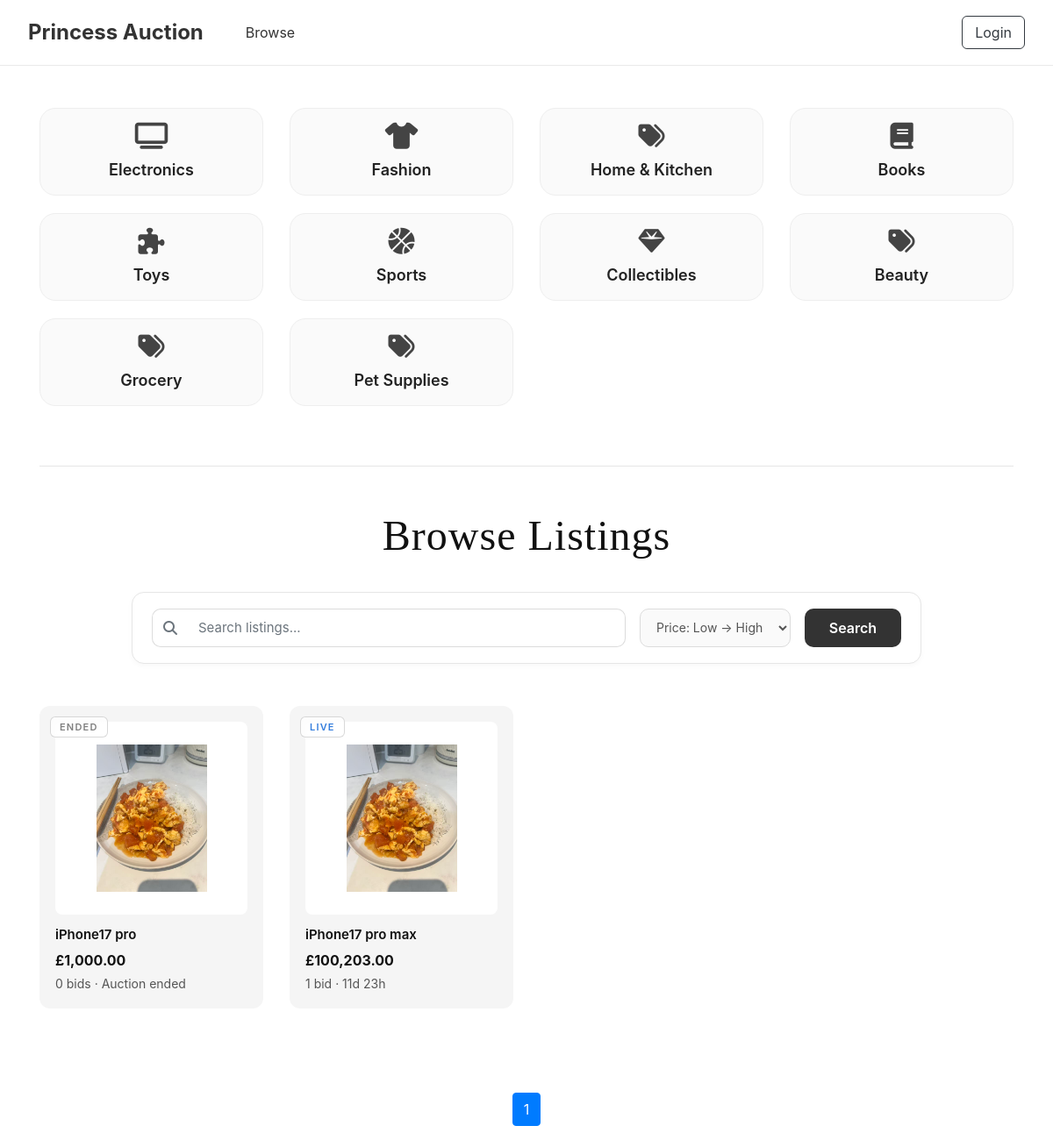
Page /browse.php?cat=1 on the earlier database version.
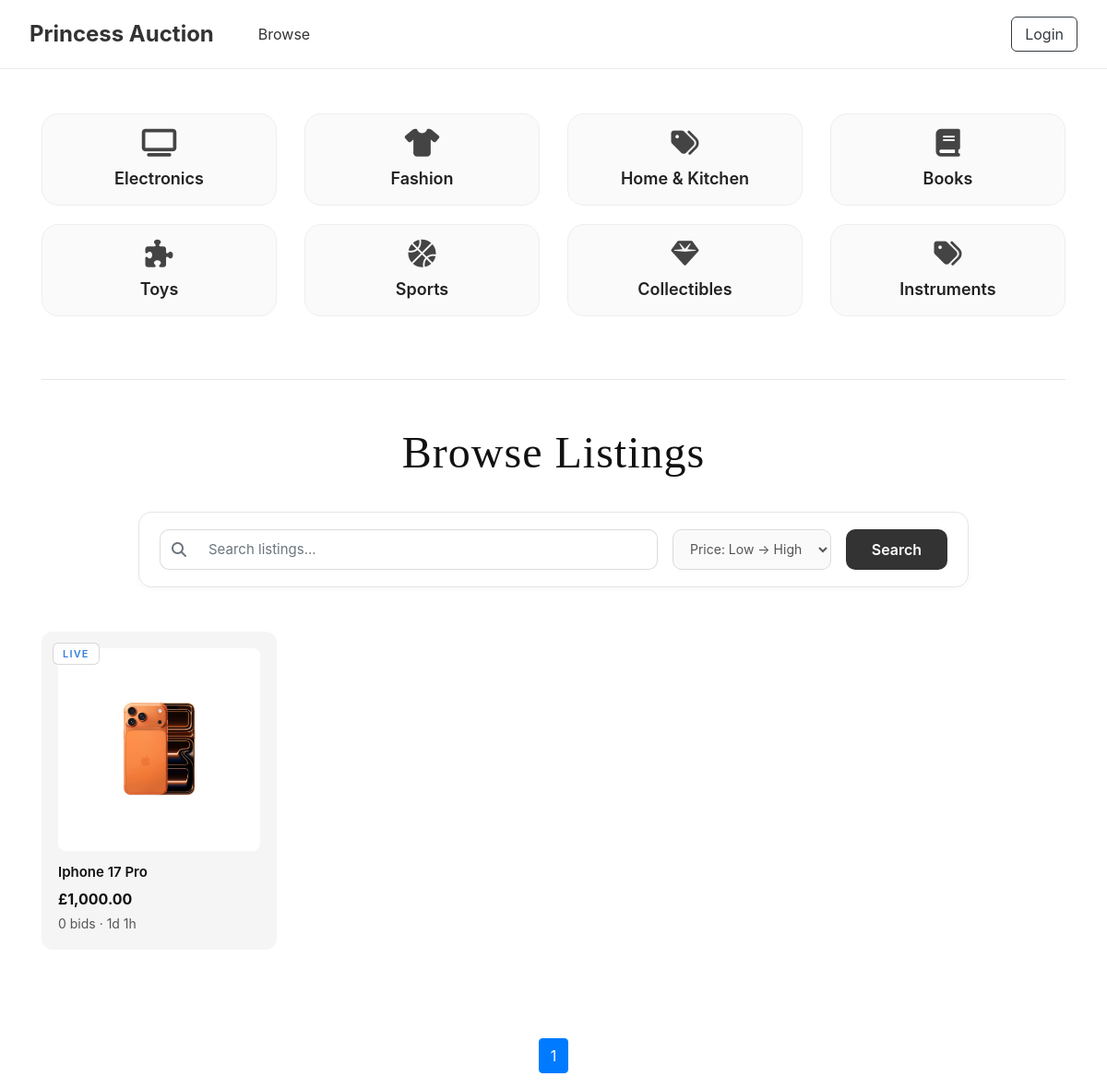
Same page on the later database version.
### tables this page shows
CREATE TABLE `category` (
  `category_id` int(11) NOT NULL,
  `category_name` varchar(100) NOT NULL
);

CREATE TABLE `auction` (
  `auction_id` int(11) NOT NULL,
  `item_id` int(11) NOT NULL,
  `start_price` decimal(10,2) NOT NULL CHECK (`start_price` > 0),
  `reserve_price` decimal(10,2) NOT NULL CHECK (`reserve_price` >= 0),
  `start_time` datetime DEFAULT current_timestamp(),
  `end_time` datetime NOT NULL,
  `status` enum('Sched','Live','Closed','Unsold') DEFAULT 'Sched'
);

CREATE TABLE `Item` (
  `item_id` int(11) NOT NULL,
  `seller_id` int(11) NOT NULL,
  `category_id` int(11) DEFAULT NULL,
  `title` varchar(255) NOT NULL,
  `description` text DEFAULT NULL,
  `condition` varchar(50) NOT NULL,
  `date_created` datetime DEFAULT current_timestamp()
);

CREATE TABLE `image` (
  `image_id` int(11) NOT NULL,
  `item_id` int(11) NOT NULL,
  `path` varchar(255) NOT NULL,
  `sort_order` int(11) DEFAULT 0
);

### browse.php (the view, shortened to what this page needs)
<?php require("utilities.php")?>
<?php include_once("header.php")?>
<link rel="stylesheet" href="https://cdnjs.cloudflare.com/ajax/libs/font-awesome/6.5.0/css/all.min.css">
<div class="container my-5">
  <div class="row gy-4 gx-4">
    <?php
    $conn = connectDB();
    $icons = [
      "Electronics"   => "fa-solid fa-tv",
      "Fashion"       => "fa-solid fa-shirt",
      "Home & Kitchen"=> "fa-solid fa-couch",
      "Books"         => "fa-solid fa-book",
      "Toys"          => "fa-solid fa-puzzle-piece",
      "Sports"        => "fa-solid fa-basketball",
      "Collectibles"  => "fa-solid fa-gem",
      "Others"        => "fa-solid fa-box"
    ];
    $sql = "SELECT category_id, category_name FROM category";
    $result = $conn->query($sql);
    while ($row = $result->fetch_assoc()) {
        $cat_id = $row['category_id'];
        $cat_name = htmlspecialchars($row['category_name']);
        $icon_class = isset($icons[$cat_name]) ? $icons[$cat_name] : "fa-solid fa-tags";
        echo '
        <div class="col-6 col-md-3">
            <a href="browse.php?cat=' . $cat_id . '" style="text-decoration:none;">
                <div class="category-card">
                    <i class="category-icon ' . $icon_class . '"></i>
                    <div class="category-name">' . $cat_name . '</div>
                </div>
            </a>
        </div>';
    }
    ?>
  </div>
</div>
<div class="container">
<div style="
  width:100%;
  height:1px;
  background:#e6e6e6;
  margin-bottom:25px;
"></div>
<h2 style="
    font-family: 'Playfair Display', serif;
    text-align:center;
    font-size: 48px;
    font-weight: 500;
    letter-spacing: 1px;
    margin: 50px 0 35px 0;
    color:#111;
">
  Browse Listings
</h2>
<div id="searchSpecs" class="mt-4 mb-4">
  <div style="
      background:white;
      border:1px solid #e6e6e6;
      border-radius:14px;
      padding:18px 22px;
      max-width:900px;
      margin:0 auto;
      box-shadow:0 2px 6px rgba(0,0,0,0.03);
  ">
    <form method="get" action="browse.php">
  <div class="search-bar-wrapper">
    <div class="flex-grow-1">
      <div class="input-group search-input-group">
        <span class="input-group-text">
          <i class="fa fa-search text-muted"></i>
        </span>
        <input type="text"
               class="form-control"
               name="keyword"
               placeholder="Search listings...">
      </div>
    </div>
    <select name="order_by" class="search-select">
      <option value="pricelow">Price: Low → High</option>
    </select>
    <button class="search-btn">Search</button>
  </div>
</form>
  </div>
</div>
</div>
<?php
  $category = $_GET['cat'] ?? 'all';
  $ordering = $_GET['order_by'] ?? 'pricelow';
  $curr_page = isset($_GET['page']) ? intval($_GET['page']) : 1;
  $connection = connectDB();
  $query = "
    SELECT i.item_id, i.title, i.description, a.start_price, a.reserve_price, a.end_time, a.auction_id
    FROM Item i
    JOIN Auction a ON i.item_id = a.item_id
    WHERE 1 = 1
  ";
  if ($category !== 'all') {
      $safe_cat = mysqli_real_escape_string($connection, $category);
      $query .= " AND i.category_id = '$safe_cat'";
  }
  switch ($ordering) {
      default:
          $query .= " ORDER BY a.start_price ASC";
  }
  $result = mysqli_query($connection, $query);
  $num_results = mysqli_num_rows($result);
  $results_per_page = 8;
  $max_page = ceil($num_results / $results_per_page);
?>
<div class="container mt-5">
<div class="row">
<?php
  if ($num_results == 0) {
      echo '<div class="alert alert-info">No auctions found.</div>';
  } else {
      while ($row = mysqli_fetch_assoc($result)) {
          $item_id = $row['item_id'];
          $title = $row['title'];
          $description = $row['description'];
$auction_id = $row['auction_id'];
$sql_max = "SELECT MAX(bid_amount) AS max_bid FROM bid WHERE auction_id = ?";
$stmt_max = $connection->prepare($sql_max);
$stmt_max->bind_param("i", $auction_id);
$stmt_max->execute();
$max_res = $stmt_max->get_result();
$max_row = $max_res->fetch_assoc();
$current_price = $max_row['max_bid'] ?? $row['start_price'];
$sql_count = "SELECT COUNT(*) AS count_bids FROM bid WHERE auction_id = ?";
$stmt_count = $connection->prepare($sql_count);
$stmt_count->bind_param("i", $auction_id);
$stmt_count->execute();
$count_res = $stmt_count->get_result();
$count_row = $count_res->fetch_assoc();
$num_bids = $count_row['count_bids'];
$sql_img = "SELECT path FROM image WHERE item_id = ? ORDER BY sort_order ASC LIMIT 1";
$stmt_img = $connection->prepare($sql_img);
$stmt_img->bind_param("i", $row['item_id']);
$stmt_img->execute();
$res_img = $stmt_img->get_result();
$img_path = $res_img->fetch_assoc()['path'] ?? 'uploads/default.jpg';
          $end_date = new DateTime($row['end_time']);
          print_listing_li($item_id, $title, $description, $current_price, $num_bids, $end_date, $img_path);
      }
  }
?>
</div>
<nav aria-label="Search results pages" class="mt-5">
  <ul class="pagination justify-content-center">
<?php
  $querystring = "";
  foreach ($_GET as $key => $value) {
    if ($key != "page") {
      $querystring .= "$key=$value&amp;";
    }
  }
  $high_page_boost = max(3 - $curr_page, 0);
  $low_page_boost = max(2 - ($max_page - $curr_page), 0);
  $low_page = max(1, $curr_page - 2 - $low_page_boost);
  $high_page = min($max_page, $curr_page + 2 + $high_page_boost);
  for ($i = $low_page; $i <= $high_page; $i++) {
    if ($i == $curr_page) {
      echo('
    <li class="page-item active">');
    }
    else {
      echo('
    <li class="page-item">');
    }
    echo('
      <a class="page-link" href="browse.php?' . $querystring . 'page=' . $i . '">' . $i . '</a>
    </li>');
  }
?>
  </ul>
</nav>
</div>
<?php include_once("footer.php")?>

### header.php (shortened to what this page needs)
<?php
require_once("utilities.php");
?>
<!doctype html>
<html lang="en">
<head>
  <link rel="stylesheet" href="css/bootstrap.min.css">
  <link rel="stylesheet" href="https://cdnjs.cloudflare.com/ajax/libs/font-awesome/4.7.0/css/font-awesome.min.css">
  <link rel="stylesheet" href="https://cdnjs.cloudflare.com/ajax/libs/font-awesome/6.4.0/css/all.min.css">
  <link rel="stylesheet" href="css/custom.css">
</head>
<body>
<nav class="navbar navbar-expand-lg"
     style="background:#ffffff; border-bottom:1px solid #eaeaea; padding:14px 32px;">
  <a class="navbar-brand" href="index.php"
     style="font-size:24px; font-weight:700; color:#333; margin-right:40px;">
     Princess Auction
  </a>
  <div class="collapse navbar-collapse" id="mainNavbar">
    <ul class="navbar-nav" style="gap:24px; font-size:16px;">
      <li class="nav-item">
        <a class="nav-link" href="browse.php" style="color:#333;">Browse</a>
      </li>
    </ul>
  </div>
  <ul class="navbar-nav ml-auto" style="font-size:16px; gap:16px;">
    <?php
    if (isset($_SESSION['logged_in']) && $_SESSION['logged_in'] == true) {
        echo '
        <li class="nav-item">
            <span class="nav-link" style="color:#555;">Welcome, <b>' . htmlspecialchars($_SESSION['username']) . '</b></span>
        </li>
        <li class="nav-item">
            <a class="nav-link" href="logout.php" style="color:#333;">Logout</a>
        </li>';
    } else {
        echo '
        <li class="nav-item">
            <button type="button" class="btn btn-outline-dark"
                    data-toggle="modal" data-target="#loginModal"
                    style="padding:6px 14px; border-radius:6px;">
              Login
            </button>
        </li>';
    }
    ?>
  </ul>
</nav>

### utilities.php (shortened to what this page needs)
<?php
function display_time_remaining($interval) {
    if ($interval->days == 0 && $interval->h == 0) {
      $time_remaining = $interval->format('%im %Ss');
    }
    else if ($interval->days == 0) {
      $time_remaining = $interval->format('%hh %im');
    }
    else {
      $time_remaining = $interval->format('%ad %hh');
    }
  return $time_remaining;
}
function print_listing_li($item_id, $title, $desc, $price, $num_bids, $end_time, $img_path)
{
    $bid_label = ($num_bids == 1) ? " bid" : " bids";
    $now = new DateTime();
    if ($now > $end_time) {
        $time_remaining = "Auction ended";
    } else {
        $interval = $now->diff($end_time);
        $time_remaining = display_time_remaining($interval);
    }
    if ($now > $end_time) {
        $status = "ENDED";
    } else {
        $interval = $now->diff($end_time);
        if ($interval->days == 0 && $interval->h < 24) {
            $status = "ENDING SOON";
        } elseif ($num_bids >= 5) {
            $status = "HOT";
        } else {
            $status = "LIVE";
        }
    }
    $label_color = [
        "HOT" => "black",
        "LIVE" => "#357edd",
        "ENDING SOON" => "#d9534f",
        "ENDED" => "grey"
    ];
    echo '
    <div class="col-lg-3 col-md-4 col-sm-6 mb-5">
      <a href="listing.php?item_id=' . $item_id . '" style="text-decoration:none; color:inherit;">
      <div class="lux-card"
           style="
             background:#f5f5f5;
             border-radius:12px;
             padding:18px;
             transition:all .25s ease;
             position:relative;
           "
           onmouseover="this.style.transform=\'translateY(-6px)\'; this.style.boxShadow=\'0 14px 28px rgba(0,0,0,0.08)\';"
           onmouseout="this.style.transform=\'none\'; this.style.boxShadow=\'none\';"
      >
    <div style="
  position:absolute;
  top:12px;
  left:12px;
  padding:3px 10px;
  font-size:11px;
  font-weight:600;
  letter-spacing:1.2px;
  text-transform:uppercase;
  background:rgba(255,255,255,0.7);
  color:' . $label_color[$status] . ';
  border:1px solid rgba(0, 0, 0, 0.15);
  border-radius:6px;
  backdrop-filter:blur(6px);
">
          ' . $status . '
        </div>
        <div style="
            background:white;
            border-radius:8px;
            padding:26px;
            height:220px;
            display:flex;
            justify-content:center;
            align-items:center;
            overflow:hidden;
        ">
          <img src="' . $img_path . '"
               style="max-height:100%; max-width:100%; object-fit:contain;">
        </div>
        <h6 style="margin-top:14px; font-weight:600; font-size:15px; color:#111;">
          ' . htmlspecialchars($title) . '
        </h6>
        <div style="margin-top:8px;">
          <div style="font-size:16px; font-weight:700; color:#111;">
            £' . number_format($price, 2) . '
          </div>
          <div style="margin-top:4px; color:#555; font-size:14px;">
            ' . $num_bids . $bid_label . ' · ' . $time_remaining . '
          </div>
        </div>
      </div>
      </a>
    </div>
    ';
}

### footer.php (shortened to what this page needs)
</body>
</html>

### header.php (style rules this page uses)
.search-bar-wrapper { display: flex; align-items: center; gap: 16px; }
.search-input-group { height: 44px; }
.search-input-group .input-group-text { background: #fff; border: 1px solid #dcdcdc; border-right: none; border-radius: 10px 0 0 10px; }
.search-input-group input { height: 44px; border: 1px solid #dcdcdc; border-left: none; border-radius: 0 10px 10px 0; font-size: 15px; }
.search-select { height: 44px; border-radius: 10px; border: 1px solid #dcdcdc; background: #fafafa; font-size: 14px; color: #555; padding: 0 14px; width: auto; min-width: 150px; cursor: pointer; }
.search-btn { height: 44px; width: 110px; background: #333; color: white; border-radius: 10px; font-weight: 600; border: none; transition: 0.25s; }

### browse.php (style rules this page uses)
.category-card { margin-bottom: 20px; }
.category-card { background: #fafafa; border: 1px solid #eee; border-radius: 18px; height: 100px; display: flex; flex-direction: column; justify-content: center; align-items: center; gap: 10px; transition: 0.25s; cursor: pointer; }
.category-icon { font-size: 30px; color: #444; }
.category-name { font-size: 18px; font-weight: 600; color: #222; }

Differences in the rows shown:
removed category: category_name "Grocery"
removed category: category_name "Pet Supplies"
removed auction: item.title "iPhone17 pro", num_bids "0", bid_label "bids", time_remaining "Auction ended"
removed auction: status "LIVE", item.title "iPhone17 pro max", price "100,203.00", num_bids "1", bid_label "bid", time_remaining "11d 23h"
changed category: category_name "Beauty" → "Instruments"
added auction: status "LIVE", image.path (picture), item.title "Iphone 17 Pro", num_bids "0", bid_label "bids", time_remaining "1d 1h"
